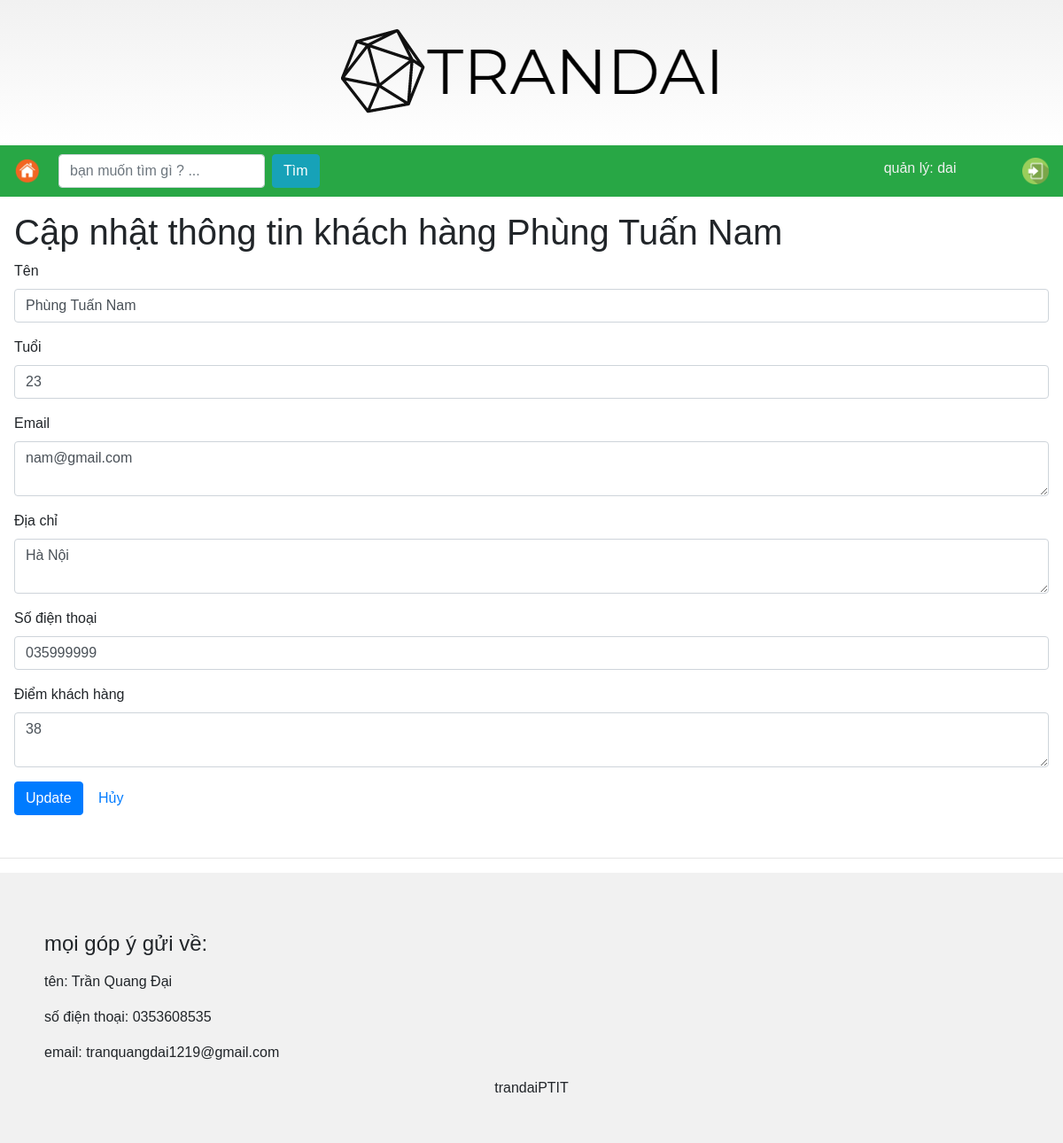
The page /admin.php?page=edit&id=28 (signed in) on the database its author committed.
### tables this page shows
CREATE TABLE `customer` (
  `id` int(11) NOT NULL,
  `name` varchar(255) DEFAULT NULL,
  `age` int(11) DEFAULT NULL,
  `address` varchar(255) DEFAULT NULL,
  `email` varchar(255) DEFAULT NULL,
  `phoneNumber` varchar(255) DEFAULT NULL,
  `score` int(11) DEFAULT NULL
);

### model/DBConnection.php (called while the page is built, shortened)
<?php
class DBConnection
{
    public $dsn;
    public $user;
    public $password;
    public function __construct($dsn, $user, $password)
    {
        $this->dsn = $dsn;
        $this->password = $password;
        $this->user = $user;
    }
    public function connect()
    {
        return new PDO($this->dsn, $this->user, $this->password);
    }
}

### model/CustomerDB.php (called while the page is built, shortened)
<?php
class CustomerDB
{
    public $connection;
    public function __construct($connection)
    {
        $this->connection = $connection;
    }
    public function get($id){
        $sql = "SELECT * FROM customer WHERE id = ?";
        $statement = $this->connection->prepare($sql);
        $statement->bindParam(1, $id);
        $statement->execute();
        $row = $statement->fetch();
        $customer = new Customer($row['name'], $row['age'], $row['email'], $row['address'], $row['phoneNumber'], $row['score']);
        $customer->id = $row['id'];
        return $customer;
    }
}

### model/Customer.php (called while the page is built, shortened)
<?php
class Customer
{
    public function __construct($name,$age, $email, $address, $phoneNumber, $score)
    {
        $this->name = $name;
        $this->age = $age;
        $this->email = $email;
        $this->address = $address;
        $this->phoneNumber = $phoneNumber;
        $this->score = $score;
    }
}

### view/edit.php (the view, shortened to what this page needs)
<h1>Cập nhật thông tin khách hàng <?php echo $customer->name; ?></h1>
<form method="post" action="./admin.php?page=edit">
    <div class="form-group">
        <label>Tên</label>
        <input type="text" name="name"  class="form-control" value="<?php echo $customer->name; ?>"/>
    </div>
    <div class="form-group">
        <label>Tuổi</label>
        <input type="text" name="age" class="form-control" value="<?php echo $customer->age; ?>"/>
    </div>
    <div class="form-group">
        <label>Email</label>
        <textarea name="email" class="form-control"><?php echo $customer->email; ?></textarea>
    </div>
    <div class="form-group">
        <label>Địa chỉ</label>
        <textarea name="address" class="form-control"><?php echo $customer->address; ?></textarea>
    </div>
    <div class="form-group">
        <label>Số điện thoại</label>
        <input type="text" name="phoneNumber" class="form-control" value="<?php echo $customer->phoneNumber; ?>"/>
    </div>
    <div class="form-group">
        <label>Điểm khách hàng</label>
        <textarea name="score" class="form-control"><?php echo $customer->score; ?></textarea>
    </div>
    <div class="form-group">
        <input type="submit" value="Update" class="btn btn-primary"/>
        <a href="admin.php" class="btn btn-default">Hủy</a>
    </div>
</form>

### admin.php (style rules this page uses)
body { margin: 0; font-family: Arial, Helvetica, sans-serif; }

### rows shown on the page
customer: name "Phùng Tuấn Nam", age "23", email "nam@gmail.com", address "Hà Nội", phoneNumber "035999999", score "38"

### other values the page prints
$_SESSION["username"] "dai"
